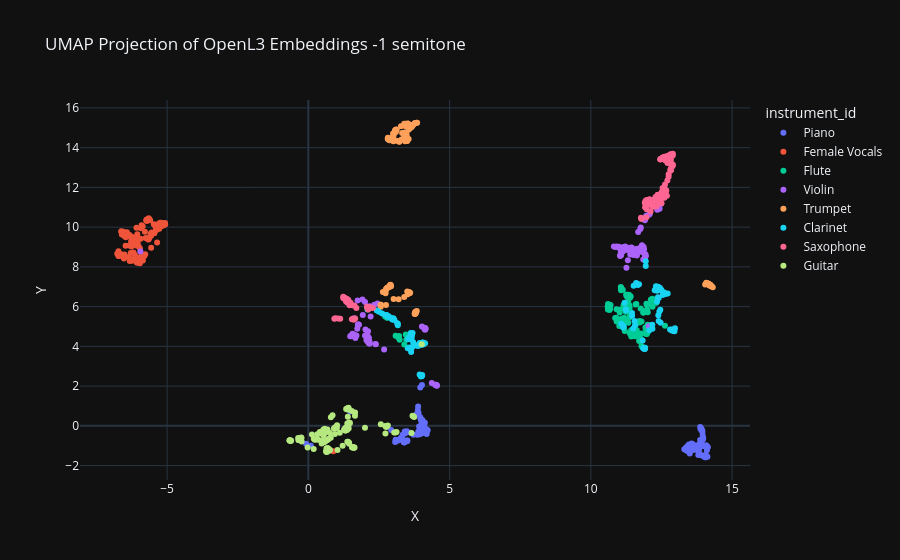

Source (notebook cell):
### Code cell
embedding_path_openl3 = "./Embedding/OpenL3_embeddings/-1"
processor_openl3 = EmbeddingPreprocessor(embedding_path_openl3, model_name="OpenL3")
processor_openl3.visualize_embeddings()
